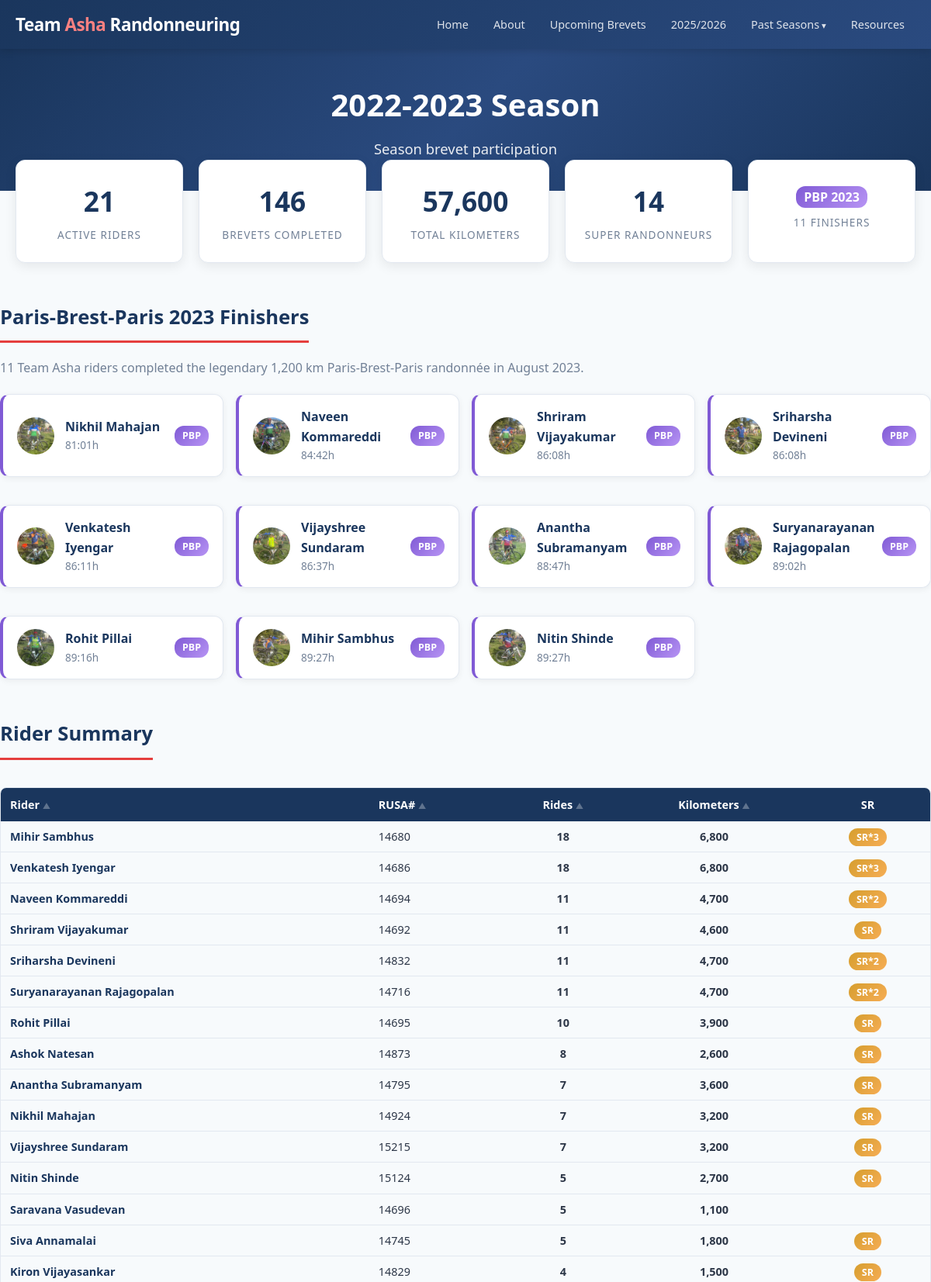
/riders/2022-2023 (upper part), run on the app's committed database.
### tables this page shows
CREATE TABLE season (
        id INTEGER PRIMARY KEY AUTOINCREMENT,
        name TEXT UNIQUE NOT NULL,
        start_date DATE,
        end_date DATE,
        is_current BOOLEAN DEFAULT 0
    );

CREATE TABLE rider_profile (
        rider_id INTEGER PRIMARY KEY REFERENCES rider(id),
        photo_filename TEXT,
        bio TEXT,
        pbp_2023_registered BOOLEAN DEFAULT 0,
        pbp_2023_status TEXT  -- 'Yes', 'DNF', 'DNS', or NULL
    );

CREATE TABLE rider (
        id INTEGER PRIMARY KEY AUTOINCREMENT,
        rusa_id INTEGER UNIQUE NOT NULL,
        first_name TEXT NOT NULL,
        last_name TEXT NOT NULL
    );

CREATE TABLE rider_ride (
        id INTEGER PRIMARY KEY AUTOINCREMENT,
        rider_id INTEGER NOT NULL REFERENCES rider(id),
        ride_id INTEGER NOT NULL REFERENCES ride(id),
        status TEXT NOT NULL DEFAULT '',  -- 'Yes', 'No', 'DNF', 'DNS', 'OTL', 'Maybe', ''
        finish_time TEXT,  -- e.g. '11:11', '38:38'
        UNIQUE(rider_id, ride_id)
    );

### routes/riders.py (the view, shortened to what this page needs)
@riders_bp.route('/riders/<season_name>')
def season_riders(season_name):
    season = get_season_by_name(season_name)
    if not season:
        abort(404)
    riders_all = get_riders_for_season(season['id'])
    rides = get_rides_for_season(season['id'])
    matrix = get_participation_matrix(season['id'])
    current = get_current_season()
    is_current = current and current['id'] == season['id']
    stats = get_season_stats(season['id'], past_only=is_current)
    today = date.today().isoformat()
    past_rides = [r for r in rides if r['date'] <= today]
    if is_current:
        riders = get_active_riders_for_season(season['id'])
    else:
        riders = riders_all
    rider_data = []
    for r in riders:
        s = get_rider_season_stats(r['id'], season['id'])
        sr_n = detect_sr_for_rider_season(r['id'], season['id'], date_filter=is_current)
        rides_count = s['rides']
        kms_count = s['kms']
        if rides_count > 0 or not is_current:
            rider_data.append({
                'rider': r,
                'rides': rides_count,
                'kms': kms_count,
                'sr_count': sr_n,
                'participation': matrix.get(r['id'], {}),
            })
    rider_data.sort(key=lambda x: (-x['rides'], x['rider']['first_name']))
    label = SEASON_LABELS.get(season_name, f'{season_name} Season')
    upcoming_count = 0
    if is_current:
        rusa_events = get_upcoming_rusa_events()
        upcoming_count = len(rusa_events)
    pbp_finishers = get_pbp_finishers(season['id']) if not is_current else []
    return render_template('riders.html',
                           season=season,
                           season_label=label,
                           riders=rider_data,
                           past_rides=past_rides,
                           stats=stats,
                           is_current=is_current,
                           upcoming_count=upcoming_count,
                           pbp_finishers=pbp_finishers)

### app.py (called while the page is built)
def create_app():
    app = Flask(__name__)
    app.config.from_object(Config)
    db.init_app(app)
    from routes.main import main_bp
    from routes.riders import riders_bp
    from routes.signup import signup_bp
    from routes.admin import admin_bp
    app.register_blueprint(main_bp)
    app.register_blueprint(riders_bp)
    app.register_blueprint(signup_bp, url_prefix='/signup')
    app.register_blueprint(admin_bp, url_prefix='/admin')
    @app.template_filter('commafy')
    def commafy_filter(value):
        try:
            return f"{int(value):,}"
        except (ValueError, TypeError):
            return value
    @app.context_processor
    def inject_helpers():
        from models import get_all_seasons, get_current_season
        return dict(
            seasons=get_all_seasons(),
            current_season=get_current_season(),
        )
    return app

### db.py (called while the page is built)
def get_db():
    if 'db' not in g:
        g.db = sqlite3.connect(current_app.config['DB_PATH'])
        g.db.row_factory = sqlite3.Row
        g.db.execute("PRAGMA foreign_keys = ON")
    return g.db

### models.py (called while the page is built)
def get_all_seasons():
    return get_db().execute("SELECT * FROM season ORDER BY start_date DESC").fetchall()

def get_current_season():
    return get_db().execute("SELECT * FROM season WHERE is_current = 1").fetchone()

def get_season_by_name(name):
    return get_db().execute("SELECT * FROM season WHERE name = ?", (name,)).fetchone()

def get_riders_for_season(season_id):
    return get_db().execute("""
        SELECT DISTINCT r.*, rp.photo_filename
        FROM rider r
        LEFT JOIN rider_profile rp ON r.id = rp.rider_id
        JOIN rider_ride rr ON r.id = rr.rider_id
        JOIN ride ri ON rr.ride_id = ri.id
        WHERE ri.season_id = ?
        ORDER BY r.first_name
    """, (season_id,)).fetchall()

def get_rides_for_season(season_id):
    return get_db().execute("""
        SELECT ri.*, c.code as club_code, c.name as club_name
        FROM ride ri LEFT JOIN club c ON ri.club_id = c.id
        WHERE ri.season_id = ?
        ORDER BY ri.date
    """, (season_id,)).fetchall()

def get_rider_season_stats(rider_id, season_id):
    row = get_db().execute("""
        SELECT COUNT(*) as rides, COALESCE(SUM(ri.distance_km), 0) as kms
        FROM rider_ride rr
        JOIN ride ri ON rr.ride_id = ri.id
        WHERE rr.rider_id = ? AND ri.season_id = ? AND LOWER(rr.status) = 'yes'
    """, (rider_id, season_id)).fetchone()
    return dict(row) if row else {'rides': 0, 'kms': 0}

### templates/riders.html (shortened to what this page needs)
{% extends "base.html" %}
{% block content %}
<div class="hero" style="padding:40px 20px;">
<h1>{{ season_label }}</h1>
<p>{% if is_current %}Completed Brevets this season{% else %}Season brevet participation{% endif %}</p>
</div>
<div class="stats-row">
<div class="stat-card"><div class="number">{{ stats.active_riders }}</div><div class="label">Active Riders</div></div>
<div class="stat-card"><div class="number">{{ stats.total_rides }}</div><div class="label">Brevets Completed</div></div>
<div class="stat-card"><div class="number">{{ stats.total_kms|commafy }}</div><div class="label">Total Kilometers</div></div>
{% if stats.sr_rider_count > 0 %}
<div class="stat-card"><div class="number">{{ stats.sr_rider_count }}</div><div class="label">Super Randonneurs</div></div>
{% endif %}
{% if pbp_finishers %}
<div class="stat-card"><div class="number" style="font-size:1.6rem;"><span class="pbp-badge" style="font-size:1rem;">PBP 2023</span></div><div class="label">{{ pbp_finishers|length }} Finishers</div></div>
{% endif %}
</div>
{% if pbp_finishers %}
<div class="container section" style="padding-top:20px;padding-bottom:10px;">
<h2>Paris-Brest-Paris 2023 Finishers</h2>
<p style="margin-bottom:20px;color:var(--text-light);">11 Team Asha riders completed the legendary 1,200 km Paris-Brest-Paris randonnée in August 2023.</p>
<div style="display:grid;grid-template-columns:repeat(auto-fill,minmax(260px,1fr));gap:16px;">
{% for f in pbp_finishers %}
<a href="{{ url_for('riders.rider_profile', rusa_id=f.rusa_id) }}" class="card" style="display:flex;align-items:center;gap:14px;padding:16px 18px;text-decoration:none;color:inherit;transition:transform 0.15s,box-shadow 0.15s;border-left:4px solid #805ad5;">
    {% if f.photo_filename %}
    <img src="{{ url_for('static', filename='riders/' + f.photo_filename) }}" alt="{{ f.first_name }}" style="width:48px;height:48px;border-radius:50%;object-fit:cover;flex-shrink:0;">
    {% else %}
    <div style="width:48px;height:48px;border-radius:50%;background:linear-gradient(135deg,#805ad5,#b794f4);display:flex;align-items:center;justify-content:center;color:white;font-weight:700;font-size:1.1rem;flex-shrink:0;">{{ f.first_name[0] }}</div>
    {% endif %}
    <div style="flex:1;min-width:0;">
        <div style="font-weight:700;color:var(--primary);">{{ f.first_name }} {{ f.last_name }}</div>
        <div style="font-size:0.85rem;color:var(--text-light);">{{ f.finish_time }}h</div>
    </div>
    <span class="pbp-badge">PBP</span>
</a>
{% endfor %}
</div>
</div>
{% endif %}
{% if not is_current %}
<div class="container section" style="padding-top:20px;">
<h2>Rider Summary</h2>
<div class="table-wrap" style="margin-top:15px;">
<table id="summary-table">
<thead>
<tr>
<th class="sortable" data-sort="rider" data-type="text" style="min-width:200px;">Rider <span class="sort-icon"></span></th>
<th class="sortable" data-sort="rusa" data-type="number" style="min-width:80px;">RUSA# <span class="sort-icon"></span></th>
<th class="sortable" data-sort="rides" data-type="number" style="min-width:70px;text-align:center;">Rides <span class="sort-icon"></span></th>
<th class="sortable" data-sort="kms" data-type="number" style="min-width:90px;text-align:center;">Kilometers <span class="sort-icon"></span></th>
<th style="min-width:80px;text-align:center;">SR</th>
</tr>
</thead>
<tbody>
{% for rd in riders %}
<tr>
<td data-sort-value="{{ rd.rider.first_name }} {{ rd.rider.last_name }}">
    <a href="{{ url_for('riders.rider_profile', rusa_id=rd.rider.rusa_id) }}" class="rider-link">{{ rd.rider.first_name }} {{ rd.rider.last_name }}</a>
</td>
<td data-sort-value="{{ rd.rider.rusa_id }}">{{ rd.rider.rusa_id }}</td>
<td data-sort-value="{{ rd.rides }}" style="text-align:center;font-weight:700;">{{ rd.rides }}</td>
<td data-sort-value="{{ rd.kms }}" style="text-align:center;font-weight:700;">{{ rd.kms|commafy }}</td>
<td style="text-align:center;">
    {% if rd.sr_count > 0 %}<span class="sr-badge">{% if rd.sr_count > 1 %}SR*{{ rd.sr_count }}{% else %}SR{% endif %}</span>{% endif %}
</td>
</tr>
{% endfor %}
</tbody>
</table>
</div>
</div>
{% endif %}
{% endblock %}

### templates/base.html (shortened to what this page needs)
<!DOCTYPE html>
<html lang="en">
<head>
<link rel="stylesheet" href="{{ url_for('static', filename='style.css') }}">
</head>
<body>
<header>
<div class="header-inner">
<div class="logo"><a href="{{ url_for('main.index') }}">Team <span>Asha</span> Randonneuring</a></div>
<nav>
    <a href="{{ url_for('main.index') }}" {% if request.endpoint == 'main.index' %}class="active"{% endif %}>Home</a>
    <a href="{{ url_for('main.about') }}" {% if request.endpoint == 'main.about' %}class="active"{% endif %}>About</a>
    {% if current_season %}
    <a href="{{ url_for('riders.upcoming_brevets', season_name=current_season.name) }}" {% if request.endpoint == 'riders.upcoming_brevets' %}class="active"{% endif %}>Upcoming Brevets</a>
    {% endif %}
    {% for s in seasons %}
    {% if s.is_current %}
    {% set is_active = request.view_args.get('season_name') == s.name and request.endpoint == 'riders.season_riders' %}
    <a href="{{ url_for('riders.season_riders', season_name=s.name) }}" {% if is_active %}class="active"{% endif %}>{{ s.name[:4] }}/{{ s.name[5:] }}</a>
    {% endif %}
    {% endfor %}
    <div class="nav-dropdown">
        <a>Past Seasons</a>
    </div>
    <a href="{{ url_for('main.resources') }}" {% if request.endpoint == 'main.resources' %}class="active"{% endif %}>Resources</a>
</nav>
</div>
</header>
{% block content %}{% endblock %}
</body>
</html>

### static/style.css (style rules this page uses)
:root { --primary: #1a365d; --accent: #e53e3e; --accent-light: #fc8181; --bg: #f7fafc; --card-bg: #ffffff; --text: #2d3748; --text-light: #718096; --border: #e2e8f0; --success: #38a169; --warning: #d69e2e; --danger: #e53e3e; }
* { margin: 0; padding: 0; box-sizing: border-box; }
body { font-family: 'Segoe UI', system-ui, -apple-system, sans-serif; background: var(--bg); color: var(--text); line-height: 1.6; }
.container { max-width: 1200px; margin: 0 auto; padding: 0 20px; }
header { background: linear-gradient(135deg, var(--primary) 0%, #2a4a7f 100%); color: white; padding: 0; position: sticky; top: 0; z-index: 100; box-shadow: 0 2px 10px rgba(0,0,0,0.15); }
.header-inner { display: flex; align-items: center; justify-content: space-between; padding: 12px 20px; max-width: 1200px; margin: 0 auto; }
.logo { font-size: 1.4rem; font-weight: 700; letter-spacing: -0.5px; }
.logo span { color: var(--accent-light); }
.logo a { color: inherit; text-decoration: none; }
nav { display: flex; gap: 4px; flex-wrap: wrap; }
nav a { color: rgba(255,255,255,0.85); text-decoration: none; padding: 8px 14px; border-radius: 6px; font-size: 0.9rem; font-weight: 500; transition: all 0.2s; }
.hero { background: linear-gradient(135deg, var(--primary) 0%, #2a4a7f 50%, #1a365d 100%); color: white; padding: 60px 20px; text-align: center; }
.hero h1 { font-size: 2.5rem; margin-bottom: 10px; font-weight: 800; }
.hero p { font-size: 1.15rem; opacity: 0.9; max-width: 700px; margin: 0 auto; }
.stats-row { display: grid; grid-template-columns: repeat(auto-fit, minmax(180px, 1fr)); gap: 20px; margin: -40px auto 30px; padding: 0 20px; max-width: 1200px; position: relative; z-index: 10; }
.stat-card { background: var(--card-bg); border-radius: 12px; padding: 24px; text-align: center; box-shadow: 0 4px 15px rgba(0,0,0,0.08); border: 1px solid var(--border); }
.stat-card .number { font-size: 2.2rem; font-weight: 800; color: var(--primary); }
.stat-card .label { font-size: 0.85rem; color: var(--text-light); text-transform: uppercase; letter-spacing: 1px; margin-top: 4px; }
.section { padding: 40px 0; }
.section h2 { font-size: 1.6rem; margin-bottom: 20px; color: var(--primary); padding-bottom: 10px; border-bottom: 3px solid var(--accent); display: inline-block; }
.card { background: var(--card-bg); border-radius: 12px; padding: 24px; box-shadow: 0 2px 8px rgba(0,0,0,0.06); border: 1px solid var(--border); margin-bottom: 20px; }
table { width: 100%; border-collapse: collapse; font-size: 0.9rem; }
th { background: var(--primary); color: white; padding: 10px 12px; text-align: left; font-weight: 600; white-space: nowrap; position: sticky; top: 0; }
td { padding: 8px 12px; border-bottom: 1px solid var(--border); }
.rider-link { color: var(--primary); text-decoration: none; font-weight: 600; }
.table-wrap { overflow-x: auto; border-radius: 8px; border: 1px solid var(--border); }
.table-wrap table { margin: 0; }
th.sortable { user-select: none; transition: background 0.2s; }
.sort-icon { font-size: 0.7em; display: inline-block; transition: opacity 0.2s; }
.sr-badge { background: linear-gradient(135deg, #d69e2e, #f6ad55); color: white; padding: 3px 10px; border-radius: 12px; font-size: 0.78rem; font-weight: 700; }
.pbp-badge { background: linear-gradient(135deg, #805ad5, #b794f4); color: white; padding: 3px 10px; border-radius: 12px; font-size: 0.78rem; font-weight: 700; }
.nav-dropdown { position: relative; display: inline-block; }
.nav-dropdown > a { color: rgba(255,255,255,0.85); text-decoration: none; padding: 8px 14px; border-radius: 6px; font-size: 0.9rem; font-weight: 500; transition: all 0.2s; display: inline-block; cursor: pointer; }
.nav-dropdown > a::after { content: ' ▾'; font-size: 0.8em; }
.nav-dropdown::after { content: ''; position: absolute; top: 100%; left: 0; width: 100%; height: 10px; }

### data on the page
season: name "2025", name "2026"
rider_profile: photo_filename.first_name (picture), first_name "Nikhil", last_name "Mahajan", finish_time "81:01"
rider_profile: photo_filename.first_name (picture), first_name "Naveen", last_name "Kommareddi", finish_time "84:42"
rider_profile: photo_filename.first_name (picture), first_name "Shriram", last_name "Vijayakumar", finish_time "86:08"
rider_profile: photo_filename.first_name (picture), first_name "Sriharsha", last_name "Devineni", finish_time "86:08"
rider_profile: photo_filename (picture), first_name "Venkatesh", last_name "Iyengar", finish_time "86:11"
rider_profile: photo_filename.first_name (picture), first_name "Vijayshree", last_name "Sundaram", finish_time "86:37"
rider_profile: photo_filename.first_name (picture), first_name "Anantha", last_name "Subramanyam", finish_time "88:47"
rider_profile: photo_filename (picture), first_name "Suryanarayanan", last_name "Rajagopalan", finish_time "89:02"
rider_profile: photo_filename.first_name (picture), first_name "Rohit", last_name "Pillai", finish_time "89:16"
rider_profile: photo_filename.first_name (picture), first_name "Mihir", last_name "Sambhus", finish_time "89:27"
rider_profile: photo_filename.first_name (picture), first_name "Nitin", last_name "Shinde", finish_time "89:27"
rider: rider.first_name "Mihir", rider.last_name "Sambhus", rider.rusa_id "14680"
rider: rider.first_name "Venkatesh", rider.last_name "Iyengar", rider.rusa_id "14686"
rider: rider.first_name "Naveen", rider.last_name "Kommareddi", rider.rusa_id "14694"
rider: rider.first_name "Shriram", rider.last_name "Vijayakumar", rider.rusa_id "14692"
rider: rider.first_name "Sriharsha", rider.last_name "Devineni", rider.rusa_id "14832"
rider: rider.first_name "Suryanarayanan", rider.last_name "Rajagopalan", rider.rusa_id "14716"
rider: rider.first_name "Rohit", rider.last_name "Pillai", rider.rusa_id "14695"
rider: rider.first_name "Ashok", rider.last_name "Natesan", rider.rusa_id "14873"
rider: rider.first_name "Anantha", rider.last_name "Subramanyam", rider.rusa_id "14795"
rider: rider.first_name "Nikhil", rider.last_name "Mahajan", rider.rusa_id "14924"
rider: rider.first_name "Vijayshree", rider.last_name "Sundaram", rider.rusa_id "15215"
rider: rider.first_name "Nitin", rider.last_name "Shinde", rider.rusa_id "15124"
rider: rider.first_name "Saravana", rider.last_name "Vasudevan", rider.rusa_id "14696"
rider: rider.first_name "Siva", rider.last_name "Annamalai", rider.rusa_id "14745"
rider: rider.first_name "Kiron", rider.last_name "Vijayasankar", rider.rusa_id "14829"

### other printed values
{{ season_label }} "2022-2023 Season"
{{ stats.active_riders }} "21"
{{ stats.total_rides }} "146"
{{ stats.total_kms|commafy }} "57,600"
{{ stats.sr_rider_count }} "14"
{{ pbp_finishers|length }} "11"
{{ rd.rides }} "18" "18" "11" "11" "11" "11" "10" "8" "7" "7" "7" "5" "5" "5" "4"
{{ rd.kms|commafy }} "6,800" "6,800" "4,700" "4,600" "4,700" "4,700" "3,900" "2,600" "3,600" "3,200" "3,200" "2,700" "1,100" "1,800" "1,500"
{{ rd.sr_count }} "3" "3" "2" "2" "2"
